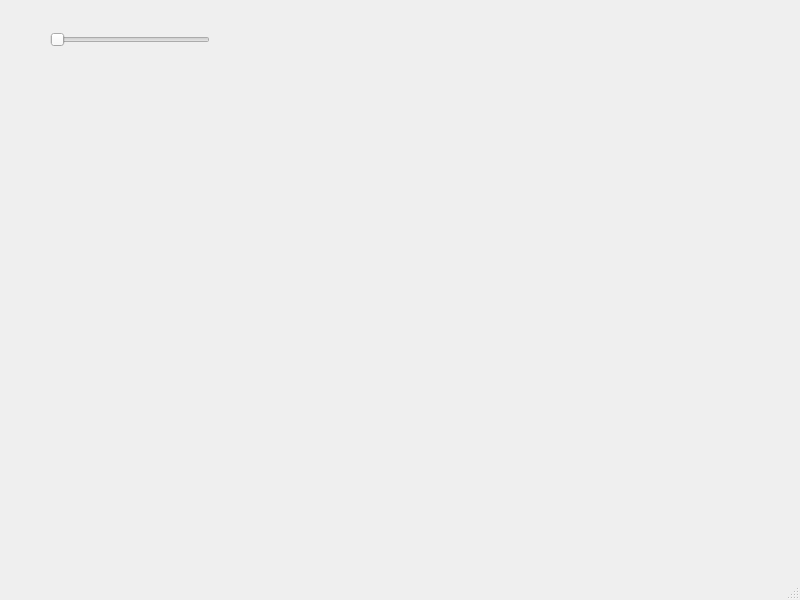
<?xml version="1.0" encoding="UTF-8"?>
<ui version="4.0">
 <class>MainWindow</class>
 <widget class="QMainWindow" name="MainWindow">
  <property name="geometry">
   <rect>
    <x>0</x>
    <y>0</y>
    <width>800</width>
    <height>600</height>
   </rect>
  </property>
  <property name="windowTitle">
   <string>MainWindow</string>
  </property>
  <widget class="QWidget" name="centralwidget">
   <widget class="QSlider" name="horizontalSlider">
    <property name="geometry">
     <rect>
      <x>50</x>
      <y>30</y>
      <width>160</width>
      <height>19</height>
     </rect>
    </property>
    <property name="orientation">
     <enum>Qt::Horizontal</enum>
    </property>
   </widget>
  </widget>
  <widget class="QMenuBar" name="menubar">
   <property name="geometry">
    <rect>
     <x>0</x>
     <y>0</y>
     <width>800</width>
     <height>21</height>
    </rect>
   </property>
  </widget>
  <widget class="QStatusBar" name="statusbar"/>
 </widget>
 <resources/>
 <connections/>
</ui>
